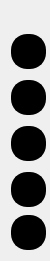
   <widget class="QWidget" name="verticalWidget" native="true">
    <property name="geometry">
     <rect>
      <x>420</x>
      <y>330</y>
      <width>50</width>
      <height>261</height>
     </rect>
    </property>
    <property name="sizePolicy">
     <sizepolicy hsizetype="Fixed" vsizetype="Expanding">
      <horstretch>0</horstretch>
      <verstretch>0</verstretch>
     </sizepolicy>
    </property>
    <property name="minimumSize">
     <size>
      <width>50</width>
      <height>100</height>
     </size>
    </property>
    <property name="styleSheet">
     <string notr="true">
QPushButton{
border: 2px solid black;
background-color: black;
border-radius:16px;
}

QPushButton:hover{
}

QPushButton:pressed{
}</string>
    </property>
    <layout class="QVBoxLayout" name="verticalLayout_2">
     <item>
      <spacer name="verticalSpacer_7">
       <property name="orientation">
        <enum>Qt::Vertical</enum>
       </property>
       <property name="sizeType">
        <enum>QSizePolicy::Fixed</enum>
       </property>
       <property name="sizeHint" stdset="0">
        <size>
         <width>20</width>
         <height>23</height>
        </size>
       </property>
      </spacer>
     </item>
     <item>
      <widget class="QPushButton" name="led1">
       <property name="minimumSize">
        <size>
         <width>35</width>
         <height>35</height>
        </size>
       </property>
       <property name="text">
        <string/>
       </property>
      </widget>
     </item>
     <item>
      <spacer name="verticalSpacer_2">
       <property name="orientation">
        <enum>Qt::Vertical</enum>
       </property>
       <property name="sizeType">
        <enum>QSizePolicy::Fixed</enum>
       </property>
       <property name="sizeHint" stdset="0">
        <size>
         <width>10</width>
         <height>5</height>
        </size>
       </property>
      </spacer>
     </item>
     <item>
      <widget class="QPushButton" name="led2">
       <property name="minimumSize">
        <size>
         <width>35</width>
         <height>35</height>
        </size>
       </property>
       <property name="text">
        <string/>
       </property>
      </widget>
     </item>
     <item>
      <spacer name="verticalSpacer">
       <property name="orientation">
        <enum>Qt::Vertical</enum>
       </property>
       <property name="sizeType">
        <enum>QSizePolicy::Fixed</enum>
       </property>
       <property name="sizeHint" stdset="0">
        <size>
         <width>20</width>
         <height>5</height>
        </size>
       </property>
      </spacer>
     </item>
     <item>
      <widget class="QPushButton" name="led3">
       <property name="minimumSize">
        <size>
         <width>35</width>
         <height>35</height>
        </size>
       </property>
       <property name="text">
        <string/>
       </property>
      </widget>
     </item>
     <item>
      <spacer name="verticalSpacer_4">
       <property name="orientation">
        <enum>Qt::Vertical</enum>
       </property>
       <property name="sizeType">
        <enum>QSizePolicy::Fixed</enum>
       </property>
       <property name="sizeHint" stdset="0">
        <size>
         <width>20</width>
         <height>5</height>
        </size>
       </property>
      </spacer>
     </item>
     <item>
      <widget class="QPushButton" name="led4">
       <property name="sizePolicy">
        <sizepolicy hsizetype="Minimum" vsizetype="Fixed">
         <horstretch>0</horstretch>
         <verstretch>0</verstretch>
        </sizepolicy>
       </property>
       <property name="minimumSize">
        <size>
         <width>35</width>
         <height>35</height>
        </size>
       </property>
       <property name="text">
        <string/>
       </property>
      </widget>
     </item>
     <item>
      <spacer name="verticalSpacer_3">
       <property name="orientation">
        <enum>Qt::Vertical</enum>
       </property>
       <property name="sizeHint" stdset="0">
        <size>
         <width>20</width>
         <height>40</height>
        </size>
       </property>
      </spacer>
     </item>
     <item>
      <widget class="QPushButton" name="led5">
       <property name="minimumSize">
        <size>
         <width>35</width>
         <height>35</height>
        </size>
       </property>
       <property name="styleSheet">
        <string notr="true">QPushButton{
border: 2px solid black;
border-radius:16px;
}

QPushButton:hover{
}

QPushButton:pressed{
}</string>
       </property>
       <property name="text">
        <string/>
       </property>
      </widget>
     </item>
    </layout>
   </widget>
